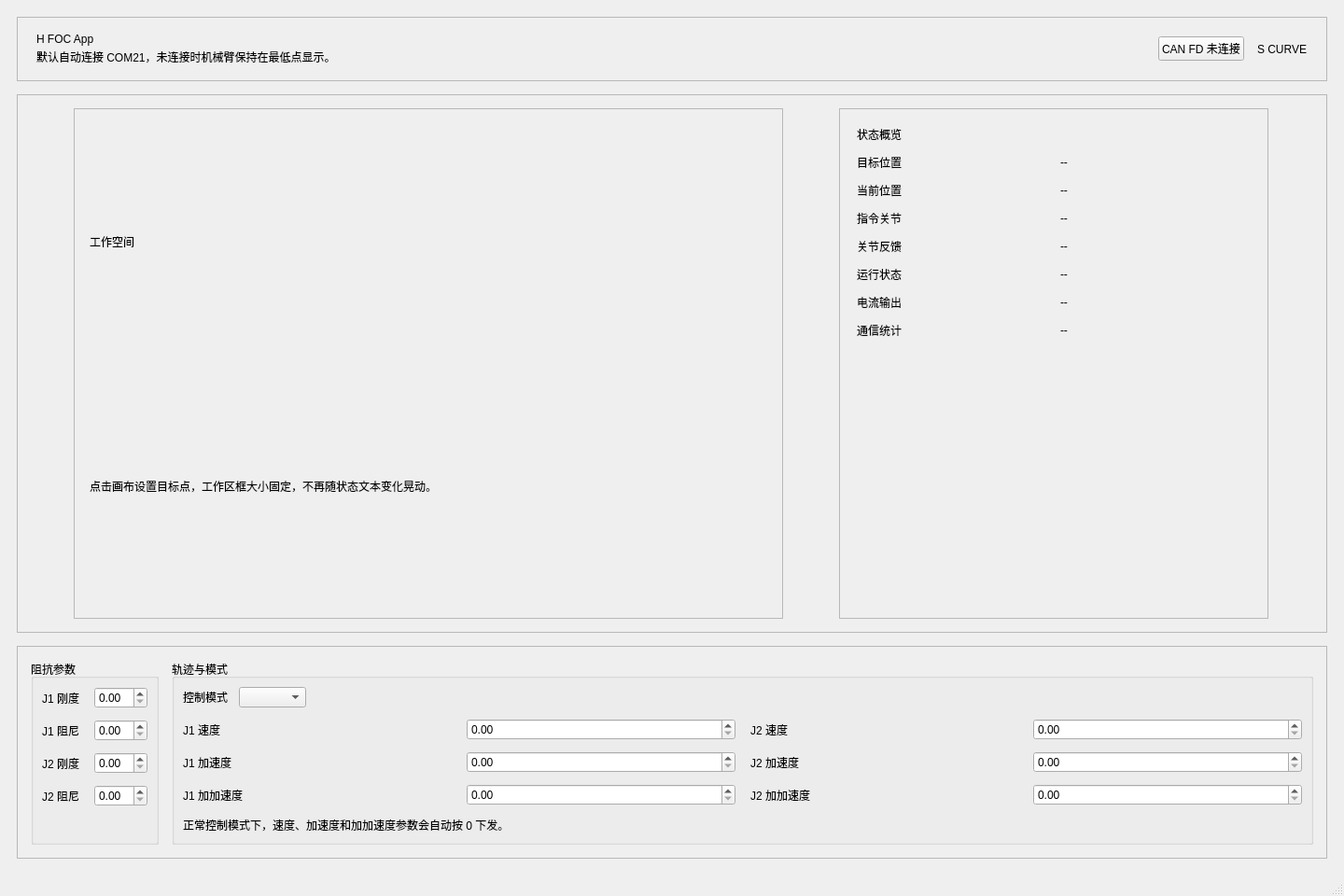
<?xml version="1.0" encoding="UTF-8"?>
<ui version="4.0">
 <class>MainWindow</class>
 <widget class="QMainWindow" name="MainWindow">
  <property name="geometry">
   <rect>
    <x>0</x>
    <y>0</y>
    <width>1440</width>
    <height>960</height>
   </rect>
  </property>
  <property name="windowTitle">
   <string>H FOC App</string>
  </property>
  <widget class="QWidget" name="centralwidget">
   <layout class="QVBoxLayout" name="rootLayout">
    <property name="spacing">
     <number>14</number>
    </property>
    <property name="leftMargin">
     <number>18</number>
    </property>
    <property name="topMargin">
     <number>18</number>
    </property>
    <property name="rightMargin">
     <number>18</number>
    </property>
    <property name="bottomMargin">
     <number>18</number>
    </property>
    <item>
     <widget class="QFrame" name="topBarFrame">
      <property name="frameShape">
       <enum>QFrame::StyledPanel</enum>
      </property>
      <layout class="QHBoxLayout" name="topBarLayout">
       <property name="spacing">
        <number>14</number>
       </property>
       <property name="leftMargin">
        <number>20</number>
       </property>
       <property name="topMargin">
        <number>16</number>
       </property>
       <property name="rightMargin">
        <number>20</number>
       </property>
       <property name="bottomMargin">
        <number>16</number>
       </property>
       <item>
        <layout class="QVBoxLayout" name="titleLayout">
         <property name="spacing">
          <number>3</number>
         </property>
         <item>
          <widget class="QLabel" name="titleLabel">
           <property name="text">
            <string>H FOC App</string>
           </property>
          </widget>
         </item>
         <item>
          <widget class="QLabel" name="subtitleLabel">
           <property name="text">
            <string>默认自动连接 COM21，未连接时机械臂保持在最低点显示。</string>
           </property>
          </widget>
         </item>
        </layout>
       </item>
       <item>
        <spacer name="topBarSpacer">
         <property name="orientation">
          <enum>Qt::Horizontal</enum>
         </property>
         <property name="sizeHint" stdset="0">
          <size>
           <width>40</width>
           <height>20</height>
          </size>
         </property>
        </spacer>
       </item>
       <item>
        <widget class="QPushButton" name="connectionStateButton">
         <property name="text">
          <string>CAN FD 未连接</string>
         </property>
        </widget>
       </item>
       <item>
        <widget class="QLabel" name="stateBadgeLabel">
         <property name="text">
          <string>S CURVE</string>
         </property>
        </widget>
       </item>
      </layout>
     </widget>
    </item>
    <item>
     <widget class="QFrame" name="workspaceFrame">
      <property name="frameShape">
       <enum>QFrame::StyledPanel</enum>
      </property>
      <layout class="QHBoxLayout" name="workspaceLayout">
       <property name="spacing">
        <number>14</number>
       </property>
       <property name="leftMargin">
        <number>14</number>
       </property>
       <property name="topMargin">
        <number>14</number>
       </property>
       <property name="rightMargin">
        <number>14</number>
       </property>
       <property name="bottomMargin">
        <number>14</number>
       </property>
       <item>
        <widget class="QFrame" name="canvasFrame">
         <property name="minimumSize">
          <size>
           <width>760</width>
           <height>0</height>
          </size>
         </property>
         <property name="maximumSize">
          <size>
           <width>760</width>
           <height>16777215</height>
          </size>
         </property>
         <property name="frameShape">
          <enum>QFrame::StyledPanel</enum>
         </property>
         <layout class="QVBoxLayout" name="canvasFrameLayout">
          <property name="spacing">
           <number>10</number>
          </property>
          <property name="leftMargin">
           <number>16</number>
          </property>
          <property name="topMargin">
           <number>16</number>
          </property>
          <property name="rightMargin">
           <number>16</number>
          </property>
          <property name="bottomMargin">
           <number>16</number>
          </property>
          <item>
           <widget class="QLabel" name="panelTitleLabel">
            <property name="text">
             <string>工作空间</string>
            </property>
           </widget>
          </item>
          <item>
           <widget class="QLabel" name="workspaceHintLabel">
            <property name="text">
             <string>点击画布设置目标点，工作区框大小固定，不再随状态文本变化晃动。</string>
            </property>
            <property name="wordWrap">
             <bool>true</bool>
            </property>
           </widget>
          </item>
          <item>
           <layout class="QVBoxLayout" name="canvasLayout"/>
          </item>
         </layout>
        </widget>
       </item>
       <item>
        <widget class="QFrame" name="statusFrame">
         <property name="minimumSize">
          <size>
           <width>420</width>
           <height>0</height>
          </size>
         </property>
         <property name="maximumSize">
          <size>
           <width>460</width>
           <height>16777215</height>
          </size>
         </property>
         <property name="frameShape">
          <enum>QFrame::StyledPanel</enum>
         </property>
         <layout class="QVBoxLayout" name="statusLayout">
          <property name="spacing">
           <number>12</number>
          </property>
          <property name="leftMargin">
           <number>18</number>
          </property>
          <property name="topMargin">
           <number>18</number>
          </property>
          <property name="rightMargin">
           <number>18</number>
          </property>
          <property name="bottomMargin">
           <number>18</number>
          </property>
          <item>
           <widget class="QLabel" name="statusTitleLabel">
            <property name="text">
             <string>状态概览</string>
            </property>
           </widget>
          </item>
          <item>
           <layout class="QGridLayout" name="statusGridLayout">
            <property name="horizontalSpacing">
             <number>14</number>
            </property>
            <property name="verticalSpacing">
             <number>12</number>
            </property>
            <item row="0" column="0">
             <widget class="QLabel" name="targetCaptionLabel">
              <property name="text">
               <string>目标位置</string>
              </property>
             </widget>
            </item>
            <item row="0" column="1">
             <widget class="QLabel" name="targetValueLabel">
              <property name="text">
               <string>--</string>
              </property>
             </widget>
            </item>
            <item row="1" column="0">
             <widget class="QLabel" name="cartCaptionLabel">
              <property name="text">
               <string>当前位置</string>
              </property>
             </widget>
            </item>
            <item row="1" column="1">
             <widget class="QLabel" name="cartValueLabel">
              <property name="text">
               <string>--</string>
              </property>
             </widget>
            </item>
            <item row="2" column="0">
             <widget class="QLabel" name="cmdCaptionLabel">
              <property name="text">
               <string>指令关节</string>
              </property>
             </widget>
            </item>
            <item row="2" column="1">
             <widget class="QLabel" name="cmdValueLabel">
              <property name="text">
               <string>--</string>
              </property>
             </widget>
            </item>
            <item row="3" column="0">
             <widget class="QLabel" name="jointCaptionLabel">
              <property name="text">
               <string>关节反馈</string>
              </property>
             </widget>
            </item>
            <item row="3" column="1">
             <widget class="QLabel" name="jointValueLabel">
              <property name="text">
               <string>--</string>
              </property>
              <property name="wordWrap">
               <bool>true</bool>
              </property>
             </widget>
            </item>
            <item row="4" column="0">
             <widget class="QLabel" name="runtimeCaptionLabel">
              <property name="text">
               <string>运行状态</string>
              </property>
             </widget>
            </item>
            <item row="4" column="1">
             <widget class="QLabel" name="runtimeValueLabel">
              <property name="text">
               <string>--</string>
              </property>
              <property name="wordWrap">
               <bool>true</bool>
              </property>
             </widget>
            </item>
            <item row="5" column="0">
             <widget class="QLabel" name="currentCaptionLabel">
              <property name="text">
               <string>电流输出</string>
              </property>
             </widget>
            </item>
            <item row="5" column="1">
             <widget class="QLabel" name="currentValueLabel">
              <property name="text">
               <string>--</string>
              </property>
              <property name="wordWrap">
               <bool>true</bool>
              </property>
             </widget>
            </item>
            <item row="6" column="0">
             <widget class="QLabel" name="trafficCaptionLabel">
              <property name="text">
               <string>通信统计</string>
              </property>
             </widget>
            </item>
            <item row="6" column="1">
             <widget class="QLabel" name="trafficValueLabel">
              <property name="text">
               <string>--</string>
              </property>
              <property name="wordWrap">
               <bool>true</bool>
              </property>
             </widget>
            </item>
           </layout>
          </item>
          <item>
           <spacer name="statusSpacer">
            <property name="orientation">
             <enum>Qt::Vertical</enum>
            </property>
            <property name="sizeHint" stdset="0">
             <size>
              <width>20</width>
              <height>40</height>
             </size>
            </property>
           </spacer>
          </item>
         </layout>
        </widget>
       </item>
      </layout>
     </widget>
    </item>
    <item>
     <widget class="QFrame" name="controlsFrame">
      <property name="frameShape">
       <enum>QFrame::StyledPanel</enum>
      </property>
      <layout class="QHBoxLayout" name="controlsLayout">
       <property name="spacing">
        <number>14</number>
       </property>
       <property name="leftMargin">
        <number>14</number>
       </property>
       <property name="topMargin">
        <number>14</number>
       </property>
       <property name="rightMargin">
        <number>14</number>
       </property>
       <property name="bottomMargin">
        <number>14</number>
       </property>
       <item>
        <widget class="QGroupBox" name="impedanceGroupBox">
         <property name="title">
          <string>阻抗参数</string>
         </property>
         <layout class="QFormLayout" name="impedanceFormLayout">
          <property name="labelAlignment">
           <set>Qt::AlignRight|Qt::AlignTrailing|Qt::AlignVCenter</set>
          </property>
          <property name="horizontalSpacing">
           <number>16</number>
          </property>
          <property name="verticalSpacing">
           <number>12</number>
          </property>
          <item row="0" column="0">
           <widget class="QLabel" name="stiffnessJ1Label">
            <property name="text">
             <string>J1 刚度</string>
            </property>
           </widget>
          </item>
          <item row="0" column="1">
           <widget class="QDoubleSpinBox" name="stiffnessJ1SpinBox"/>
          </item>
          <item row="1" column="0">
           <widget class="QLabel" name="dampingJ1Label">
            <property name="text">
             <string>J1 阻尼</string>
            </property>
           </widget>
          </item>
          <item row="1" column="1">
           <widget class="QDoubleSpinBox" name="dampingJ1SpinBox"/>
          </item>
          <item row="2" column="0">
           <widget class="QLabel" name="stiffnessJ2Label">
            <property name="text">
             <string>J2 刚度</string>
            </property>
           </widget>
          </item>
          <item row="2" column="1">
           <widget class="QDoubleSpinBox" name="stiffnessJ2SpinBox"/>
          </item>
          <item row="3" column="0">
           <widget class="QLabel" name="dampingJ2Label">
            <property name="text">
             <string>J2 阻尼</string>
            </property>
           </widget>
          </item>
          <item row="3" column="1">
           <widget class="QDoubleSpinBox" name="dampingJ2SpinBox"/>
          </item>
         </layout>
        </widget>
       </item>
       <item>
        <widget class="QGroupBox" name="profileGroupBox">
         <property name="title">
          <string>轨迹与模式</string>
         </property>
         <layout class="QVBoxLayout" name="profileLayout">
          <property name="spacing">
           <number>12</number>
          </property>
          <item>
           <layout class="QHBoxLayout" name="modeRowLayout">
            <property name="spacing">
             <number>12</number>
            </property>
            <item>
             <widget class="QLabel" name="modeLabel">
              <property name="text">
               <string>控制模式</string>
              </property>
             </widget>
            </item>
            <item>
             <widget class="QComboBox" name="controlModeComboBox"/>
            </item>
            <item>
             <spacer name="modeSpacer">
              <property name="orientation">
               <enum>Qt::Horizontal</enum>
              </property>
              <property name="sizeHint" stdset="0">
               <size>
                <width>20</width>
                <height>20</height>
               </size>
              </property>
             </spacer>
            </item>
           </layout>
          </item>
          <item>
           <layout class="QGridLayout" name="profileGridLayout">
            <property name="horizontalSpacing">
             <number>16</number>
            </property>
            <property name="verticalSpacing">
             <number>12</number>
            </property>
            <item row="0" column="0">
             <widget class="QLabel" name="profileVelJ1Label">
              <property name="text">
               <string>J1 速度</string>
              </property>
             </widget>
            </item>
            <item row="0" column="1">
             <widget class="QDoubleSpinBox" name="profileVelJ1SpinBox"/>
            </item>
            <item row="0" column="2">
             <widget class="QLabel" name="profileVelJ2Label">
              <property name="text">
               <string>J2 速度</string>
              </property>
             </widget>
            </item>
            <item row="0" column="3">
             <widget class="QDoubleSpinBox" name="profileVelJ2SpinBox"/>
            </item>
            <item row="1" column="0">
             <widget class="QLabel" name="profileAccJ1Label">
              <property name="text">
               <string>J1 加速度</string>
              </property>
             </widget>
            </item>
            <item row="1" column="1">
             <widget class="QDoubleSpinBox" name="profileAccJ1SpinBox"/>
            </item>
            <item row="1" column="2">
             <widget class="QLabel" name="profileAccJ2Label">
              <property name="text">
               <string>J2 加速度</string>
              </property>
             </widget>
            </item>
            <item row="1" column="3">
             <widget class="QDoubleSpinBox" name="profileAccJ2SpinBox"/>
            </item>
            <item row="2" column="0">
             <widget class="QLabel" name="profileJerkJ1Label">
              <property name="text">
               <string>J1 加加速度</string>
              </property>
             </widget>
            </item>
            <item row="2" column="1">
             <widget class="QDoubleSpinBox" name="profileJerkJ1SpinBox"/>
            </item>
            <item row="2" column="2">
             <widget class="QLabel" name="profileJerkJ2Label">
              <property name="text">
               <string>J2 加加速度</string>
              </property>
             </widget>
            </item>
            <item row="2" column="3">
             <widget class="QDoubleSpinBox" name="profileJerkJ2SpinBox"/>
            </item>
           </layout>
          </item>
          <item>
           <widget class="QLabel" name="profileHintLabel">
            <property name="text">
             <string>正常控制模式下，速度、加速度和加加速度参数会自动按 0 下发。</string>
            </property>
            <property name="wordWrap">
             <bool>true</bool>
            </property>
           </widget>
          </item>
         </layout>
        </widget>
       </item>
      </layout>
     </widget>
    </item>
   </layout>
  </widget>
  <widget class="QStatusBar" name="statusbar"/>
 </widget>
 <resources/>
 <connections/>
</ui>
